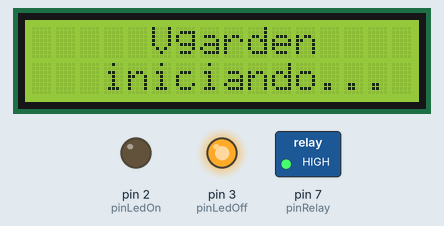
Bench run of a sketch on a simulated Arduino Uno, built with avr-gcc and run on an emulated ATmega328P. Shown: 16×2 character LCD, switched loads named in the sketch (green lamp = pin HIGH), output pins drawn as LEDs (lit = HIGH). What the sketch prints to the serial monitor is not drawn.

Above: at 0.2 s.
At 5.2 s:
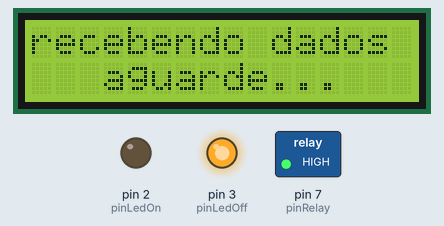
At 10.2 s:
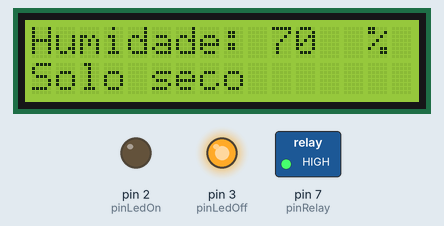
At 20.3 s:
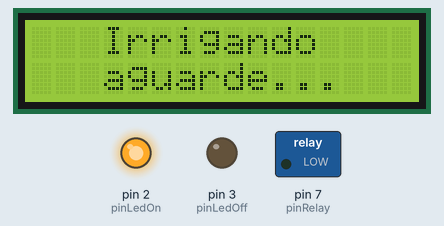
Timing chart, 0 to 21.8 s (numbered marks = the images above):
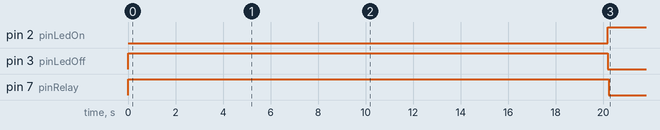

The sketch:

vgarden-automation-arduino.ino
```cpp
#include <Wire.h>
#include <LiquidCrystal_I2C.h>

// pin used by the humidity sensor
const int pinSensor = A0;

// pin used by the relay
const int pinRelay = 7;

// irrigation indication leds
const int pinLedOn = 2;
const int pinLedOff = 3;

// moisture percentage
const int drySoil = 60;
const int dampSoil = 80;
const int soakedSoil = 95;

//soil moisture percentage
int readValue = 0;

// Initialize the display at the address 0x3F
// the other parameters are necessary for the module to connect with the LCD
// parameter: POSITIVE Backlight ON and NEGATIVE Backlight OFF
LiquidCrystal_I2C displayLcd(0x3F, 2, 1, 0, 4, 5, 6, 7, 3, NEGATIVE);

void setup() {
  Serial.begin(9600);

  //Leds On and Off
  pinMode(pinLedOn, OUTPUT);
  pinMode(pinLedOff, OUTPUT);
  digitalWrite(pinLedOn, LOW);
  digitalWrite(pinLedOff, HIGH);

  //relay pin 7
  digitalWrite(pinRelay, HIGH); // relay output configuration (low logic level relay) HIGH is OFF
  pinMode(pinRelay, OUTPUT);

  // initialize the display with 16 columns x 2 rows or 20,4 if it's the display 20x4
  displayLcd.begin(16, 2);
  displayLcd.setBacklightPin(3, POSITIVE);  // NEGATIVE is the black letter and dark background

  // set the backlight to on
  displayLcd.setBacklight(HIGH);
  displayLcd.clear();

  displayLcd.home();
  displayLcd.setCursor(0, 0);
  displayLcd.println("     Vgarden     ");
  displayLcd.setCursor(0, 1);
  displayLcd.println("   iniciando...  ");  // intro text - getting started
  delay(5000);

  displayLcd.home();
  displayLcd.setCursor(0, 0);
  displayLcd.println("recebendo dados ");
  displayLcd.setCursor(0, 1);
  displayLcd.println("   aguarde...   ");
  delay(5000);
  displayLcd.clear();
}

void loop() {
  Wire.begin();
  readValue = analogRead(pinSensor);
  Serial.println(readValue);

  // sensor - soil value, maximum, divisible and positive
  readValue = map(readValue, 290, 1022, 100, 0);
  // Serial.print("Umidade do solo: "); // to print in the terminal
  // Serial.print(readValue);
  // Serial.println("%  ");

  displayLcd.setCursor(0, 0);
  displayLcd.print("Humidade:          ");
  displayLcd.setCursor(10, 0);
  displayLcd.print(readValue);
  displayLcd.setCursor(14, 0);
  displayLcd.print("%  ");

  if (readValue <= drySoil) {
    displayLcd.setCursor(0, 1);
    displayLcd.print("Solo muito seco   ");  // very dry soil
    delay(10000);

    // check value to irrigate
    readValue = analogRead(pinSensor);
    readValue = map(readValue, 290, 1022, 100, 0);

    displayLcd.home();
    displayLcd.clear();
    displayLcd.setCursor(0, 0);
    displayLcd.print("Humidade:           ");
    displayLcd.setCursor(10, 0);
    displayLcd.print(readValue);
    displayLcd.setCursor(14, 0);
    displayLcd.print("%  ");
    displayLcd.setCursor(0, 1);
    displayLcd.print("   Confirmado       ");
    delay(1000);

    if (readValue <= drySoil) {
      digitalWrite(pinLedOn, HIGH);
      digitalWrite(pinLedOff, LOW);
      displayLcd.setCursor(0, 0);
      displayLcd.print("   Irrigando       ");
      displayLcd.setCursor(0, 1);
      displayLcd.print("   aguarde...      ");
      digitalWrite(pinRelay, LOW);
      delay(600000);  // 10 min of irrigation
    }
  } else if (readValue > drySoil && readValue < dampSoil) {
      digitalWrite(pinRelay, HIGH);
      digitalWrite(pinLedOn, LOW);
      digitalWrite(pinLedOff, HIGH);
      displayLcd.setCursor(0, 1);
      displayLcd.print("Solo seco          ");  // dry soil
      delay(10000);

      digitalWrite(pinLedOn, HIGH);
      digitalWrite(pinLedOff, LOW);
      displayLcd.setCursor(0, 0);
      displayLcd.print("   Irrigando       ");
      displayLcd.setCursor(0, 1);
      displayLcd.print("   aguarde...      ");
      digitalWrite(pinRelay, LOW);
      delay(300000);  // 5 min of irrigation
    } else if (readValue >= dampSoil && readValue < soakedSoil) {
      digitalWrite(pinRelay, HIGH);
      digitalWrite(pinLedOn, LOW);
      digitalWrite(pinLedOff, HIGH);
      displayLcd.setCursor(0, 1);
      displayLcd.print("Umidade ideal     ");  // ideal soil
    } else if (readValue >= soakedSoil) {
      digitalWrite(pinRelay, HIGH);
      digitalWrite(pinLedOn, LOW);
      digitalWrite(pinLedOff, HIGH);
      displayLcd.setCursor(0, 1);
      displayLcd.print("Solo encharcado   ");  // soggy soil
    } else {
      digitalWrite(pinLedOn, LOW);
      digitalWrite(pinLedOff, LOW);
      displayLcd.setCursor(0, 1);
      displayLcd.print("Erro na leitura   ");  // sensor reading error
    }
    // 2 seconds interval
    delay(2000);
}
```

Measured:
- by itself, pin 2 (pinLedOn): LOW → HIGH at 20.2 s
- by itself, pin 3 (pinLedOff), pin 7 (pinRelay): HIGH → LOW at 20.2 s
- what the display in image 1 shows lasts 5.1 s, from 5.1 s to 10.2 s
- what the display in image 2 shows lasts 10.0 s, from 10.2 s to 20.2 s
